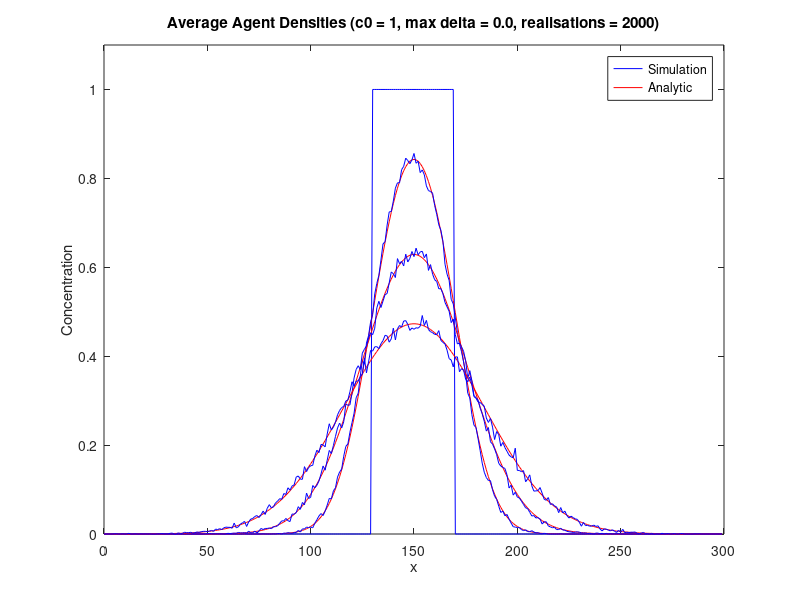

Write the MATLAB code that produced this figure.
clear all;
close all;
clc;

%% load simulation results
load('lattice_profile_init.mat');
mesh = node_positions_00_0(:, 1);
nodeCount = length(mesh);

%% determine the analytic solutions
c0 = 1;
analytic_sol = @(c0, x, t) (c0/2) * ...
    (erf((20 - (x - 150)) / (2 * sqrt(1/2 * t))) + erf((20 + (x - 150)) / (2 * sqrt(1/2 * t))));

sol_200_analytic = zeros(nodeCount, 1);
sol_500_analytic = zeros(nodeCount, 1);
sol_1000_analytic = zeros(nodeCount, 1);

for i = 1:nodeCount
    sol_200_analytic(i) = analytic_sol(c0, mesh(i), 200);
    sol_500_analytic(i) = analytic_sol(c0, mesh(i), 500);
    sol_1000_analytic(i) = analytic_sol(c0, mesh(i), 1000);
end

%% determine the averaged solutions for t = 0
sol_init = lattice_profile_00_init;

%% determine the averaged solutions for t = 200
load('lattice_profile_200.mat');

sol_200_avg = zeros(nodeCount, 1);
realisationMaxIndex = 1999;

for i = 0:realisationMaxIndex
    eval(['sol_200_avg = sol_200_avg + lattice_profile_00_0_' num2str(i) '(:);']);
end
sol_200_avg = sol_200_avg / (realisationMaxIndex + 1);

%% determine the averaged solutions for t = 500
load('lattice_profile_500.mat');

sol_500_avg = zeros(nodeCount, 1);
for i = 0:realisationMaxIndex
    eval(['sol_500_avg = sol_500_avg + lattice_profile_00_0_' num2str(i) '(:);']);
end
sol_500_avg = sol_500_avg / (realisationMaxIndex + 1);

%% determine the averaged solutions for t = 1000
load('lattice_profile_1000.mat');

sol_1000_avg = zeros(nodeCount, 1);

for i = 0:realisationMaxIndex
    eval(['sol_1000_avg = sol_1000_avg + lattice_profile_00_0_' num2str(i) '(:);']);
end
sol_1000_avg = sol_1000_avg / (realisationMaxIndex + 1);

%% plot solutions
figure;

plot(mesh, sol_init, 'b');
hold all;

plot(mesh, sol_200_analytic, 'r');
plot(mesh, sol_200_avg, 'b');

plot(mesh, sol_500_analytic, 'r');
plot(mesh, sol_500_avg, 'b');

plot(mesh, sol_1000_analytic, 'r');
plot(mesh, sol_1000_avg, 'b');

title('Average Agent Densities (c0 = 1, max delta = 0.0, realisations = 2000)', ...
    'FontWeight', 'Bold');
xlabel('x');
ylabel('Concentration');
ylim([0 1.1]);
xlim([0 300]);
legend('Simulation', 'Analytic');
